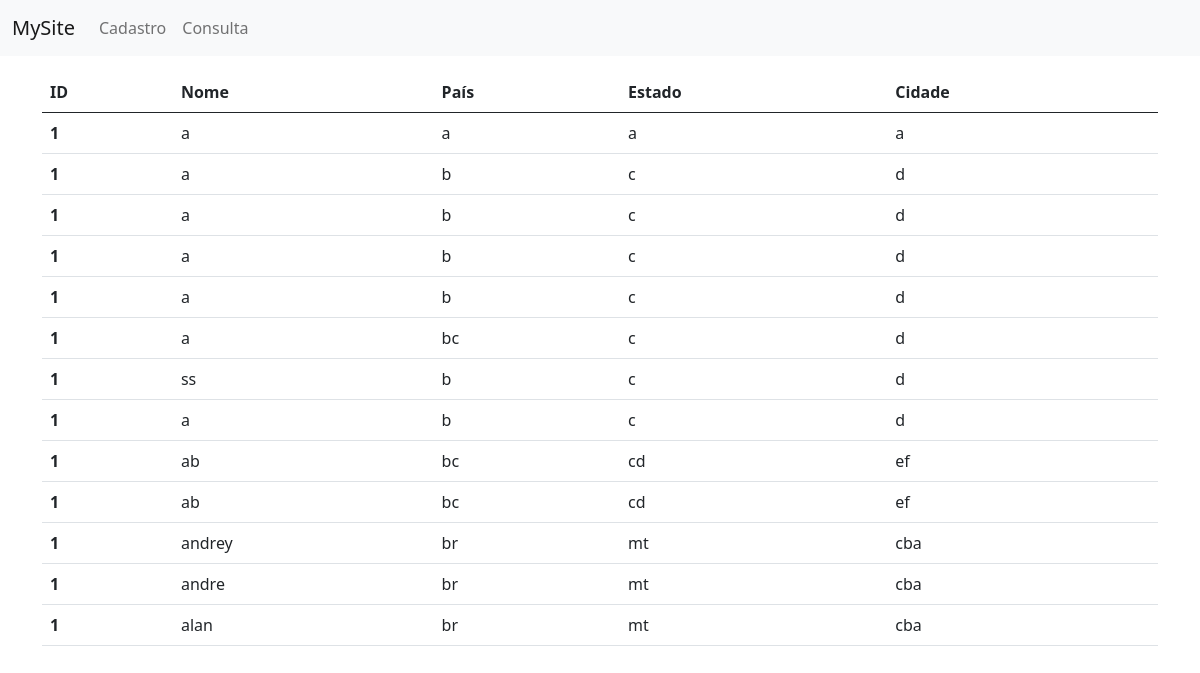
The page /consulta on the database its author committed.
### myapp/models.py (models this page shows)
class User(models.Model):
    id = models.AutoField(primary_key=True)
    nome = models.CharField(max_length=100)
    pais = models.CharField(max_length=100)
    estado = models.CharField(max_length=100)
    cidade = models.CharField(max_length=100)
    def __str__(self):
        return self.nome

### myapp/views.py (the view)
# urls.py: path('consulta', views.consulta_page, name='consulta')
def consulta_page(request):
    dados = User.objects.all()
    print(dados)
    return render(request, 'consulta.html', {'User': dados})

### myapp/templates/consulta.html (shortened to what this page needs)
{% extends "base.html" %}
{% block content %}
    <table class="table">
        <thead>
            <tr>
                <th scope="col">ID</th>
                <th scope="col">Nome</th>
                <th scope="col">País</th>
                <th scope="col">Estado</th>
                <th scope="col">Cidade</th>
            </tr>
        </thead>
        <tbody>
            {% for usuario in User %}
            <tr>
                <th scope="row">1</th>
                <td>{{usuario.nome}}</td>
                <td>{{usuario.pais}}</td>
                <td>{{usuario.estado}}</td>
                <td>{{usuario.cidade}}</td>
            </tr>
            {% endfor %}
        </tbody>
    </table>
{% endblock content %}

### myapp/templates/base.html (shortened to what this page needs)
<!doctype html>
<html lang="en">
<head>
    <link href="https://cdn.jsdelivr.net/npm/bootstrap@5.0.2/dist/css/bootstrap.min.css" rel="stylesheet"
>
</head>
<body>
    <nav class="navbar navbar-expand-lg navbar-light bg-light">
        <div class="container-fluid">
            <a class="navbar-brand" href="">MySite</a>
            <div class="collapse navbar-collapse" id="navbarNav">
                <ul class="navbar-nav">
                    <li class="nav-item">
                        <a class="nav-link" href="cadastro">Cadastro</a>
                    </li>
                    <li class="nav-item">
                        <a class="nav-link" href="consulta">Consulta</a>
                    </li>
                </ul>
            </div>
        </div>
    </nav>
    <main class="container mt-3">
        {% block content %}{% endblock content %}
    </main>
</body>
</html>

### rows shown on the page
User: nome "a", pais "a", estado "a", cidade "a"
User: nome "a", pais "b", estado "c", cidade "d"
User: nome "a", pais "b", estado "c", cidade "d"
User: nome "a", pais "b", estado "c", cidade "d"
User: nome "a", pais "b", estado "c", cidade "d"
User: nome "a", pais "bc", estado "c", cidade "d"
User: nome "ss", pais "b", estado "c", cidade "d"
User: nome "a", pais "b", estado "c", cidade "d"
User: nome "ab", pais "bc", estado "cd", cidade "ef"
User: nome "ab", pais "bc", estado "cd", cidade "ef"
User: nome "andrey", pais "br", estado "mt", cidade "cba"
User: nome "andre", pais "br", estado "mt", cidade "cba"
User: nome "alan", pais "br", estado "mt", cidade "cba"
